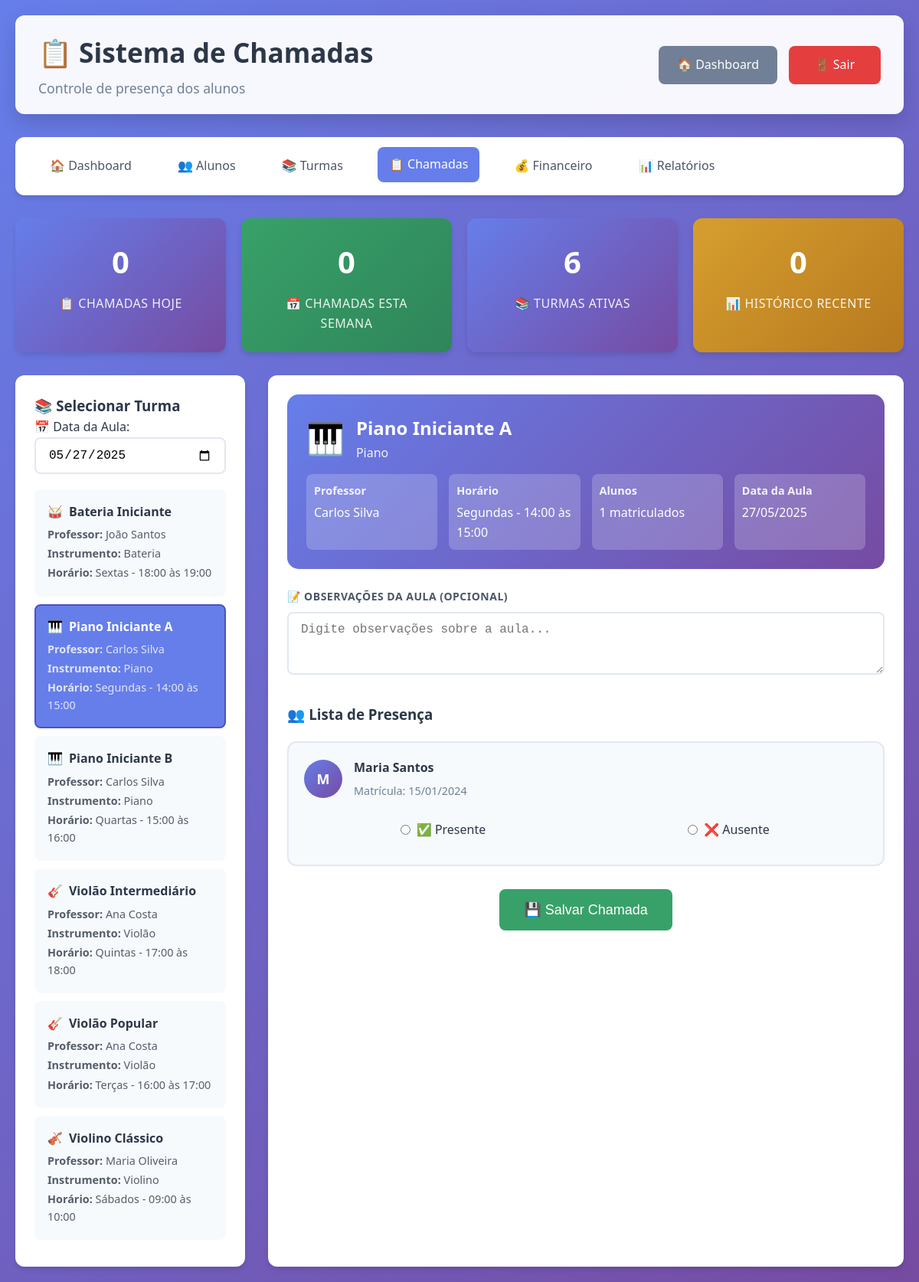
Page /admin/chamadas.php?turma=1 (signed in) on the committed database.
### tables this page shows
CREATE TABLE turmas (
    id INT AUTO_INCREMENT PRIMARY KEY,
    nome VARCHAR(100) NOT NULL,
    professor_id INT,
    instrumento_id INT,
    dia_semana ENUM('Segunda', 'Terça', 'Quarta', 'Quinta', 'Sexta', 'Sábado', 'Domingo'),
    horario_inicio TIME,
    horario_fim TIME,
    max_alunos INT DEFAULT 10,
    ativa BOOLEAN DEFAULT TRUE,
    FOREIGN KEY (professor_id) REFERENCES professores(id),
    FOREIGN KEY (instrumento_id) REFERENCES instrumentos(id)
);

CREATE TABLE instrumentos (
    id INT AUTO_INCREMENT PRIMARY KEY,
    nome VARCHAR(50) NOT NULL,
    descricao TEXT,
    icone VARCHAR(10) DEFAULT '🎵'
);

CREATE TABLE professores (
    id INT AUTO_INCREMENT PRIMARY KEY,
    nome VARCHAR(100) NOT NULL,
    email VARCHAR(100) UNIQUE NOT NULL,
    telefone VARCHAR(20),
    especialidade VARCHAR(100),
    data_contratacao DATE,
    ativo BOOLEAN DEFAULT TRUE
);

CREATE TABLE matriculas (
    id INT AUTO_INCREMENT PRIMARY KEY,
    aluno_id INT,
    turma_id INT,
    data_matricula DATE NOT NULL,
    data_cancelamento DATE NULL,
    status ENUM('Ativa', 'Cancelada', 'Suspensa') DEFAULT 'Ativa',
    valor_mensalidade DECIMAL(10,2),
    FOREIGN KEY (aluno_id) REFERENCES alunos(id),
    FOREIGN KEY (turma_id) REFERENCES turmas(id)
);

CREATE TABLE alunos (
    id INT AUTO_INCREMENT PRIMARY KEY,
    usuario_id INT UNIQUE,
    nome VARCHAR(100) NOT NULL,
    email VARCHAR(100) UNIQUE NOT NULL,
    telefone VARCHAR(20),
    data_nascimento DATE,
    endereco TEXT,
    responsavel_nome VARCHAR(100),
    responsavel_telefone VARCHAR(20),
    status ENUM('Cadastrado', 'Matriculado', 'Suspenso', 'Inativo') DEFAULT 'Cadastrado',
    data_matricula DATE,
    observacoes TEXT,
    FOREIGN KEY (usuario_id) REFERENCES usuarios(id) ON DELETE SET NULL
);

### admin/chamadas.php (the view, shortened to what this page needs)
<?php
$db = getDB();
$turma_selecionada = $_GET['turma'] ?? '';
$data_selecionada = $_GET['data'] ?? date('Y-m-d');
$stmt = $db->query("
    SELECT t.*, p.nome as professor_nome, i.nome as instrumento_nome, i.icone
    FROM turmas t
    JOIN professores p ON t.professor_id = p.id
    JOIN instrumentos i ON t.instrumento_id = i.id
    WHERE t.ativa = 1
    ORDER BY t.nome
");
$turmas = $stmt->fetchAll();
$alunos_turma = [];
$turma_atual = null;
if ($turma_selecionada) {
    $stmt = $db->prepare("
        SELECT t.*, p.nome as professor_nome, i.nome as instrumento_nome, i.icone
        FROM turmas t
        JOIN professores p ON t.professor_id = p.id
        JOIN instrumentos i ON t.instrumento_id = i.id
        WHERE t.id = ?
    ");
    $stmt->execute([$turma_selecionada]);
    $turma_atual = $stmt->fetch();
    $stmt = $db->prepare("
        SELECT a.*, m.data_matricula
        FROM alunos a
        JOIN matriculas m ON a.id = m.aluno_id
        WHERE m.turma_id = ? AND m.status = 'Ativa' AND a.status = 'Matriculado'
        ORDER BY a.nome
    ");
    $stmt->execute([$turma_selecionada]);
    $alunos_turma = $stmt->fetchAll();
}
$stmt = $db->query("
    SELECT c.*, t.nome as turma_nome, p.nome as professor_nome,
           COUNT(pr.id) as total_alunos,
           COUNT(CASE WHEN pr.presente = 1 THEN 1 END) as presentes,
           COUNT(CASE WHEN pr.presente = 0 THEN 1 END) as ausentes
    FROM chamadas c
    JOIN turmas t ON c.turma_id = t.id
    JOIN professores p ON c.professor_id = p.id
    LEFT JOIN presencas pr ON c.id = pr.chamada_id
    GROUP BY c.id
    ORDER BY c.data_aula DESC, c.data_criacao DESC
    LIMIT 10
");
$historico_chamadas = $stmt->fetchAll();
$stmt = $db->query("SELECT COUNT(*) as total FROM chamadas WHERE DATE(data_aula) = CURDATE()");
$chamadas_hoje = $stmt->fetch()['total'];
$stmt = $db->query("SELECT COUNT(*) as total FROM chamadas WHERE WEEK(data_aula) = WEEK(CURDATE())");
$chamadas_semana = $stmt->fetch()['total'];
$stmt = $db->query("SELECT COUNT(*) as total FROM turmas WHERE ativa = 1");
$turmas_ativas = $stmt->fetch()['total'];
?>
<!DOCTYPE html>
<html lang="pt-BR">
<head>
    <link rel="stylesheet" href="../assets/css/style.css">
</head>
<body>
    <div class="container-fluid">
        <div class="header">
            <div>
                <h1>📋 Sistema de Chamadas</h1>
                <p class="subtitle">Controle de presença dos alunos</p>
            </div>
            <div class="header-actions">
                <a href="../dashboard.php" class="btn btn-secondary">🏠 Dashboard</a>
                <a href="../logout.php" class="btn btn-danger">🚪 Sair</a>
            </div>
        </div>
        <nav class="navbar">
            <ul>
                <li><a href="../dashboard.php">🏠 Dashboard</a></li>
                <li><a href="alunos.php">👥 Alunos</a></li>
                <li><a href="turmas.php">📚 Turmas</a></li>
                <li><a href="chamadas.php" class="active">📋 Chamadas</a></li>
                <li><a href="financeiro.php">💰 Financeiro</a></li>
                <li><a href="relatorios.php">📊 Relatórios</a></li>
            </ul>
        </nav>
        <div class="stats-grid">
            <div class="stat-card">
                <span class="number"><?= $chamadas_hoje ?></span>
                <span class="label">📋 Chamadas Hoje</span>
            </div>
            <div class="stat-card success">
                <span class="number"><?= $chamadas_semana ?></span>
                <span class="label">📅 Chamadas esta Semana</span>
            </div>
            <div class="stat-card info">
                <span class="number"><?= $turmas_ativas ?></span>
                <span class="label">📚 Turmas Ativas</span>
            </div>
            <div class="stat-card warning">
                <span class="number"><?= count($historico_chamadas) ?></span>
                <span class="label">📊 Histórico Recente</span>
            </div>
        </div>
        <div class="chamada-container">
            <div class="sidebar-chamada">
                <h3>📚 Selecionar Turma</h3>
                <div style="margin-bottom: 20px;">
                    <label for="data_chamada">📅 Data da Aula:</label>
                    <input
                        type="date"
                        id="data_chamada"
                        class="form-control"
                        value="<?= $data_selecionada ?>"
                        onchange="updateDate()"
                    >
                </div>
                <?php foreach ($turmas as $turma): ?>
                <div class="turma-item <?= $turma['id'] == $turma_selecionada ? 'active' : '' ?>"
                     onclick="selectTurma(<?= $turma['id'] ?>)">
                    <h4>
                        <span><?= $turma['icone'] ?></span>
                        <?= htmlspecialchars($turma['nome']) ?>
                    </h4>
                    <p><strong>Professor:</strong> <?= htmlspecialchars($turma['professor_nome']) ?></p>
                    <p><strong>Instrumento:</strong> <?= htmlspecialchars($turma['instrumento_nome']) ?></p>
                    <p><strong>Horário:</strong> <?= $turma['dia_semana'] ?>s - <?= date('H:i', strtotime($turma['horario_inicio'])) ?> às <?= date('H:i', strtotime($turma['horario_fim'])) ?></p>
                </div>
                <?php endforeach; ?>
            </div>
            <div class="form-chamada">
                <?php if (!$turma_selecionada): ?>
                    <div style="text-align: center; padding: 60px 20px; color: var(--text-muted);">
                        <div style="font-size: 4em; margin-bottom: 20px;">📋</div>
                        <h3>Selecione uma Turma</h3>
                        <p>Escolha uma turma na barra lateral para começar a fazer a chamada.</p>
                    </div>
                <?php else: ?>
                    <div class="turma-info-card">
                        <div class="turma-info-header">
                            <div class="turma-icon"><?= $turma_atual['icone'] ?></div>
                            <div>
                                <h2><?= htmlspecialchars($turma_atual['nome']) ?></h2>
                                <p style="opacity: 0.9;"><?= htmlspecialchars($turma_atual['instrumento_nome']) ?></p>
                            </div>
                        </div>
                        <div class="turma-details">
                            <div class="detail-item">
                                <strong>Professor</strong>
                                <?= htmlspecialchars($turma_atual['professor_nome']) ?>
                            </div>
                            <div class="detail-item">
                                <strong>Horário</strong>
                                <?= $turma_atual['dia_semana'] ?>s - <?= date('H:i', strtotime($turma_atual['horario_inicio'])) ?> às <?= date('H:i', strtotime($turma_atual['horario_fim'])) ?>
                            </div>
                            <div class="detail-item">
                                <strong>Alunos</strong>
                                <?= count($alunos_turma) ?> matriculados
                            </div>
                            <div class="detail-item">
                                <strong>Data da Aula</strong>
                                <?= date('d/m/Y', strtotime($data_selecionada)) ?>
                            </div>
                        </div>
                    </div>
                    <form method="POST" id="formChamada">
                        <div class="form-group">
                            <label for="observacoes">📝 Observações da Aula (opcional)</label>
                            <textarea
                                id="observacoes"
                                name="observacoes"
                                class="form-control"
                                rows="3"
                                placeholder="Digite observações sobre a aula..."
                            ></textarea>
                        </div>
                        <h3 style="margin: 30px 0 20px 0;">👥 Lista de Presença</h3>
                        <?php foreach ($alunos_turma as $aluno): ?>
                        <div class="aluno-card">
                            <div class="aluno-header">
                                <div class="aluno-avatar">
                                    <?= strtoupper(substr($aluno['nome'], 0, 1)) ?>
                                </div>
                                <div class="aluno-info">
                                    <h4><?= htmlspecialchars($aluno['nome']) ?></h4>
                                    <p>Matrícula: <?= date('d/m/Y', strtotime($aluno['data_matricula'])) ?></p>
                                </div>
                            </div>
                            <div class="presenca-options">
                                <label class="radio-option presente" data-aluno="<?= $aluno['id'] ?>">
                                    <input type="radio" name="presenca[<?= $aluno['id'] ?>]" value="presente" required>
                                    <span>✅ Presente</span>
                                </label>
                                <label class="radio-option ausente" data-aluno="<?= $aluno['id'] ?>">
                                    <input type="radio" name="presenca[<?= $aluno['id'] ?>]" value="ausente" required>
                                    <span>❌ Ausente</span>
                                </label>
                            </div>
                        </div>
                        <?php endforeach; ?>
                        <div style="text-align: center; margin-top: 30px;">
                            <button type="submit" name="acao" value="salvar_chamada" class="btn btn-success btn-lg">
                                💾 Salvar Chamada
                            </button>
                        </div>
                    </form>
                <?php endif; ?>
            </div>
        </div>
    </div>
</body>
</html>

### assets/css/style.css (style rules this page uses)
* { margin: 0; padding: 0; box-sizing: border-box; }
:root { --primary-color: #667eea; --primary-dark: #4c51bf; --secondary-color: #764ba2; --success-color: #38a169; --warning-color: #d69e2e; --danger-color: #e53e3e; --info-color: #3182ce; --bg-primary: #f7fafc; --bg-secondary: #edf2f7; --bg-white: #ffffff; --text-primary: #2d3748; --text-secondary: #4a5568; --text-muted: #718096; --border-color: #e2e8f0; --border-radius: 12px; --shadow: 0 4px 6px rgba(0, 0, 0, 0.1); --shadow-lg: 0 10px 25px rgba(0, 0, 0, 0.15); --font-family: 'Segoe UI', Tahoma, Geneva, Verdana, sans-serif; }
body { font-family: var(--font-family); background: linear-gradient(135deg, var(--primary-color) 0%, var(--secondary-color) 100%); min-height: 100vh; color: var(--text-primary); line-height: 1.6; }
.container-fluid { width: 100%; padding: 20px; }
.header { background: rgba(255, 255, 255, 0.95); backdrop-filter: blur(10px); padding: 20px 30px; border-radius: var(--border-radius); margin-bottom: 30px; box-shadow: var(--shadow-lg); display: flex; justify-content: space-between; align-items: center; flex-wrap: wrap; gap: 20px; }
.header h1 { color: var(--text-primary); font-size: 2.2em; font-weight: 700; display: flex; align-items: center; gap: 15px; }
.header .subtitle { color: var(--text-muted); font-size: 1.1em; margin-top: 5px; }
.header-actions { display: flex; align-items: center; gap: 15px; flex-wrap: wrap; }
.navbar { background: var(--bg-white); padding: 15px 30px; border-radius: var(--border-radius); margin-bottom: 30px; box-shadow: var(--shadow); }
.navbar ul { list-style: none; display: flex; gap: 30px; flex-wrap: wrap; }
.navbar a { text-decoration: none; color: var(--text-secondary); font-weight: 500; padding: 10px 15px; border-radius: 8px; transition: all 0.3s ease; display: flex; align-items: center; gap: 8px; }
.navbar a:hover, .navbar a.active { background: var(--primary-color); color: white; transform: translateY(-2px); }
.btn { display: inline-flex; align-items: center; gap: 8px; padding: 12px 24px; border: none; border-radius: 8px; font-size: 16px; font-weight: 500; text-decoration: none; cursor: pointer; transition: all 0.3s ease; text-align: center; justify-content: center; min-width: 120px; }
.btn-secondary { background: var(--text-muted); color: white; }
.btn-success { background: var(--success-color); color: white; }
.btn-danger { background: var(--danger-color); color: white; }
.btn-lg { padding: 16px 32px; font-size: 18px; min-width: 150px; }
.form-group { margin-bottom: 20px; }
.form-group label { display: block; margin-bottom: 8px; color: var(--text-secondary); font-weight: 600; font-size: 14px; text-transform: uppercase; letter-spacing: 0.5px; }
.form-control { width: 100%; padding: 12px 16px; border: 2px solid var(--border-color); border-radius: 8px; font-size: 16px; transition: border-color 0.3s ease, box-shadow 0.3s ease; background: var(--bg-white); }
.stats-grid { display: grid; grid-template-columns: repeat(auto-fit, minmax(200px, 1fr)); gap: 20px; margin-bottom: 30px; }
.stat-card { background: linear-gradient(135deg, var(--primary-color), var(--secondary-color)); color: white; padding: 25px; border-radius: var(--border-radius); text-align: center; box-shadow: var(--shadow); transition: transform 0.3s ease; }
.stat-card .number { font-size: 2.5em; font-weight: 700; margin-bottom: 10px; display: block; }
.stat-card .label { font-size: 1em; opacity: 0.9; text-transform: uppercase; letter-spacing: 0.5px; }
.stat-card.success { background: linear-gradient(135deg, var(--success-color), #2f855a); }
.stat-card.warning { background: linear-gradient(135deg, var(--warning-color), #b7791f); }

### rows in the picture
turmas: instrumento.icone "🥁", nome "Bateria Iniciante", professor.nome "João Santos", instrumento.nome "Bateria", dia_semana "Sexta", horario_inicio "18:00", horario_fim "19:00"
turmas: instrumento.icone "🎹", nome "Piano Iniciante A", professor.nome "Carlos Silva", instrumento.nome "Piano", dia_semana "Segunda", horario_inicio "14:00", horario_fim "15:00"
turmas: instrumento.icone "🎹", nome "Piano Iniciante B", professor.nome "Carlos Silva", instrumento.nome "Piano", dia_semana "Quarta", horario_inicio "15:00", horario_fim "16:00"
turmas: instrumento.icone "🎸", nome "Violão Intermediário", professor.nome "Ana Costa", instrumento.nome "Violão", dia_semana "Quinta", horario_inicio "17:00", horario_fim "18:00"
turmas: instrumento.icone "🎸", nome "Violão Popular", professor.nome "Ana Costa", instrumento.nome "Violão", dia_semana "Terça", horario_inicio "16:00", horario_fim "17:00"
turmas: instrumento.icone "🎻", nome "Violino Clássico", professor.nome "Maria Oliveira", instrumento.nome "Violino", dia_semana "Sábado", horario_inicio "09:00", horario_fim "10:00"
matriculas: aluno.nome "M", aluno.nome "Maria Santos", data_matricula "15/01/2024"

### other values in the picture
$chamadas_hoje "0"
$chamadas_semana "0"
$turmas_ativas "6"
count($historico_chamadas) "0"
count($alunos_turma) "1"
